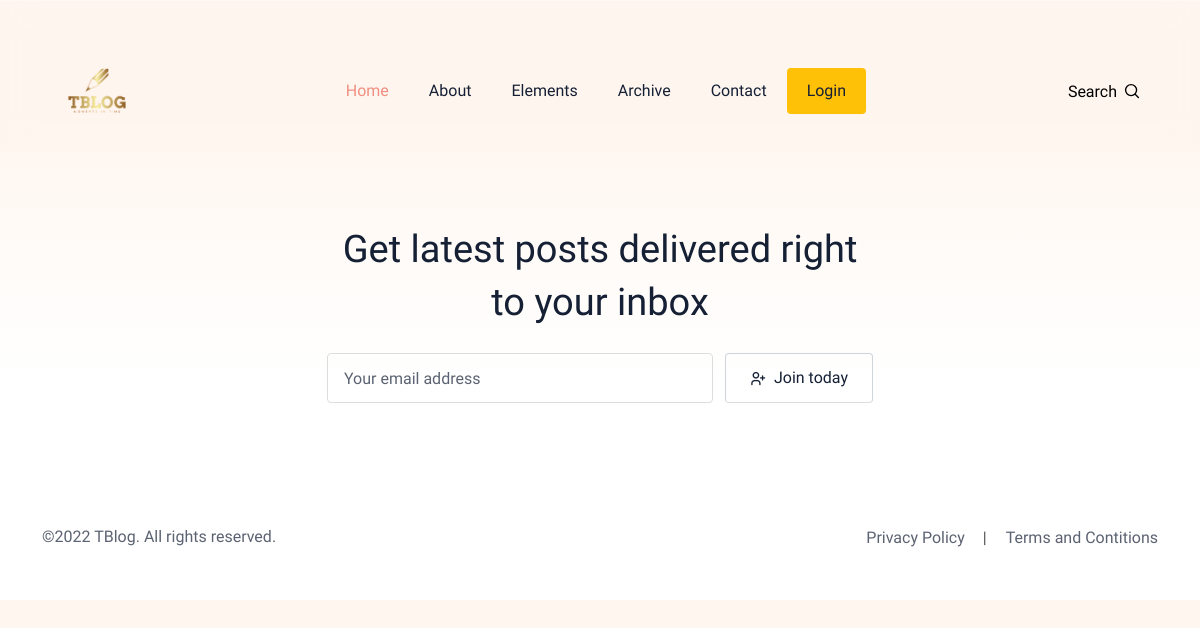
The app's page /blog/the-minimalist/, older data.
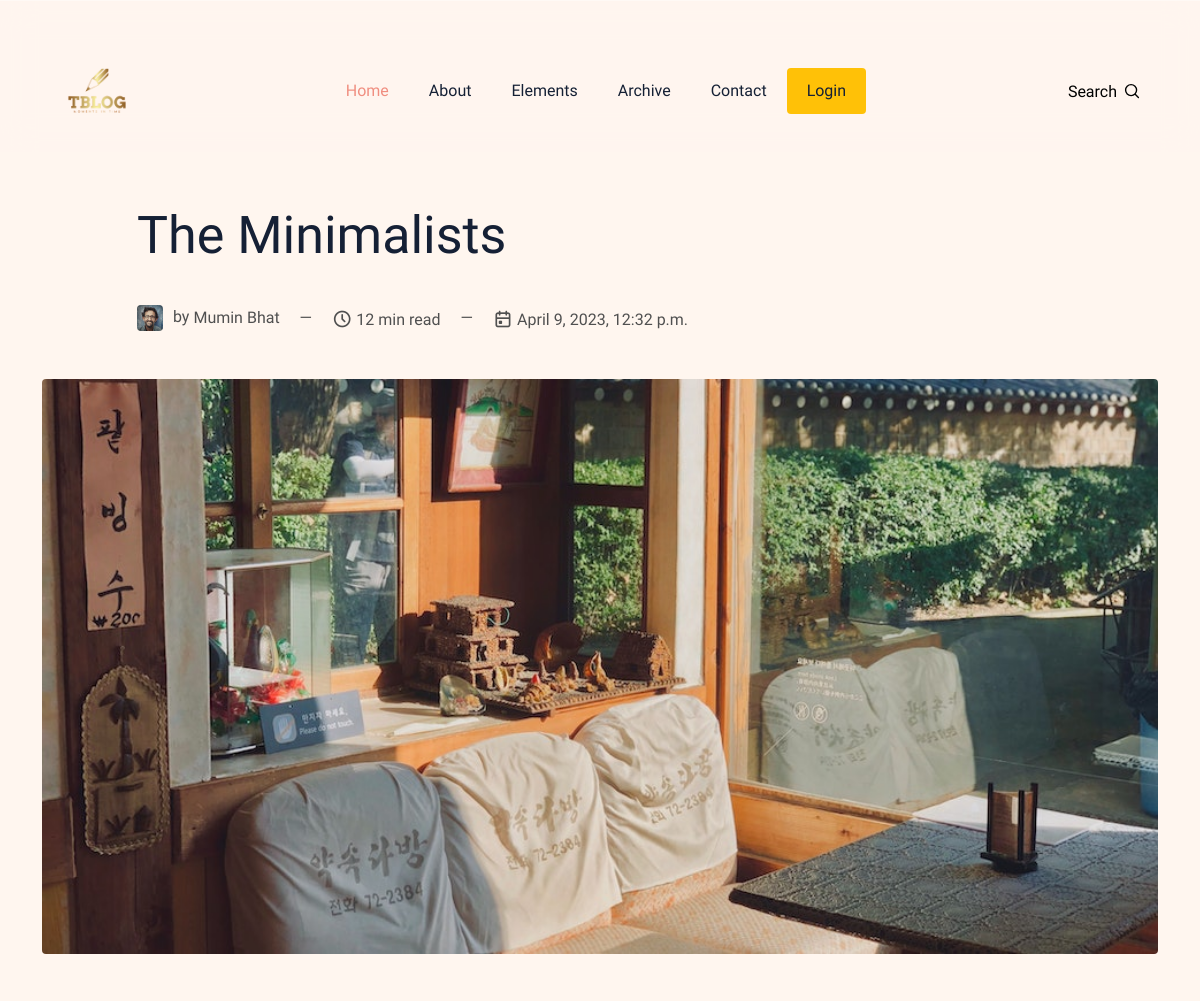
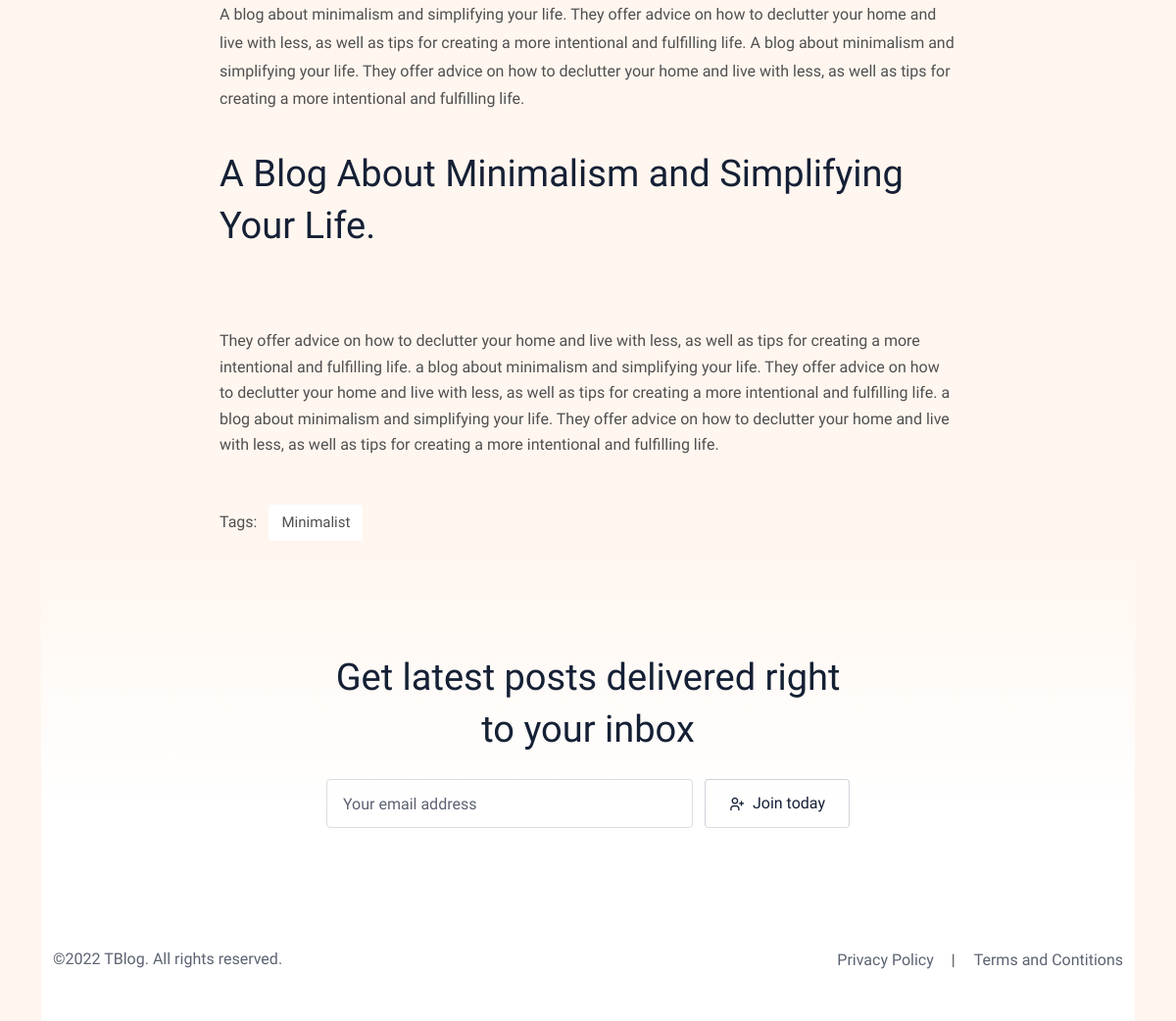
The same page, newer data (2 pictures, top to bottom).
### blog/models.py (models this page shows, shortened)
class Blog(models.Model):
    sno = models.AutoField(primary_key=True)
    slug = models.CharField(max_length=250,
                            unique=True)
    title = models.CharField(max_length=255)
    author = models.CharField(max_length=255)
    read_time = models.IntegerField()
    publish = models.DateTimeField(default=timezone.now)
    hero_image = models.ImageField(blank=True)
    content = models.TextField()
    tags = models.CharField(max_length=100)

### blog/views.py (the view)
# urls.py: path('blog/<slug:slug>/', views.blogPost),
def blogPost(request, slug):
    if request.method == "POST":
        email = request.POST['nwseml']
        newsletter = Newsletter(email=email)
        newsletter.save()
    post = Blog.objects.filter(slug=slug)
    context = {'post' : post}
    return render(request, 'blog.html', context)

### blog/templates/blog.html
{% load static %}
{% include "header.html" %}
{% for content in post %}
<section class="section-sm pb-0">
  <div class="container">
    <div class="row justify-content-center">
      <div class="col-lg-10">
        <div class="mb-5">
          <h3 class="h1 mb-4 post-title">{{content.title}}</h3>
          <ul class="card-meta list-inline mb-2">
            <li class="list-inline-item mt-2">
              <a href="" class="card-meta-author" title="Read all posts by -"{{content.author}}>
                <img class="w-auto" src="{%static 'images/author-thomas-macaulay.jpg' %}" alt="{{content.author}}" width="26" height="26"> by <span>{{content.author}}</span>
              </a>
            </li>
            <li class="list-inline-item mt-2">&mdash;</li>
            <li class="list-inline-item mt-2">
              <i class="ti ti-clock"></i>
              <span>{{content.read_time}} min read</span>
            </li>
            <li class="list-inline-item mt-2">&mdash;</li>
            <li class="list-inline-item mt-2">
              <i class="ti ti-calendar-event"></i>
              <span>{{content.publish}}</span>
            </li>
          </ul>
        </div>
      </div>
      <div class="col-lg-12">
        <div class="mb-5 text-center">
          <img class="w-100 h-auto rounded" src="{{content.hero_image.url}}" alt="What does it take to create an object that travels at 1% the speed of light?" width="970" height="500">
        </div>
      </div>
      <div class="col-lg-8 post-content-block order-0 order-lg-2">
        <div class="content">
          <p>{{content.content|safe}}</p>
        </div>
        <ul class="post-meta-tag list-unstyled list-inline mt-5">
          <li class="list-inline-item">Tags: </li>
          <li class="list-inline-item"><a class="bg-white" href="">{{content.tags}}</a></li>
        </ul>
      </div>
    </div>
    {% endfor %}
{% include "footer.html" %}

Row changes from the older to the newer data that the page shows:
added Blog: title "The Minimalists", author "Mumin Bhat", read_time "12", publish "April 9, 2023, 12:32 p.m.", hero_image (picture), content "A blog about minimalism and simplifying your life. They offer advice on how to declutter your home and live with less, as well as tips for creating a more intentional and fulfilling life. A blog about minimalism and simplifying your life. They offer advice on how to declutter your home and live with less, as well as tips for creating a more intentional and fulfilling life. A Blog About Minimalism and Simplifying Your Life. They offer advice on how to declutter your home and live with less, as well as tips for creating a more intentional and fulfilling life. a blog about minimalism and simplifying your life. They offer advice on how to declutter your home and live with less, as well as tips…", tags "Minimalist"
